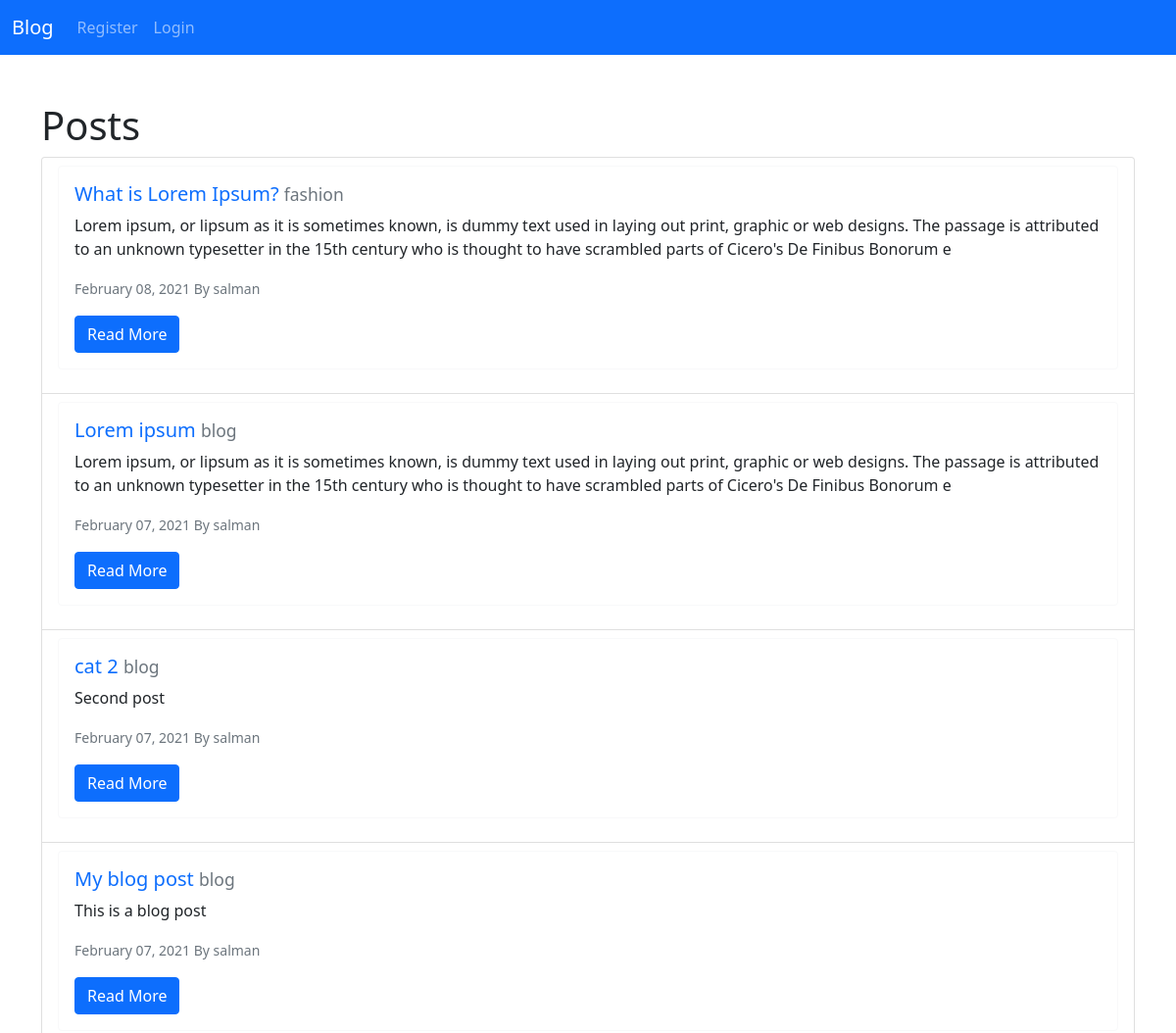
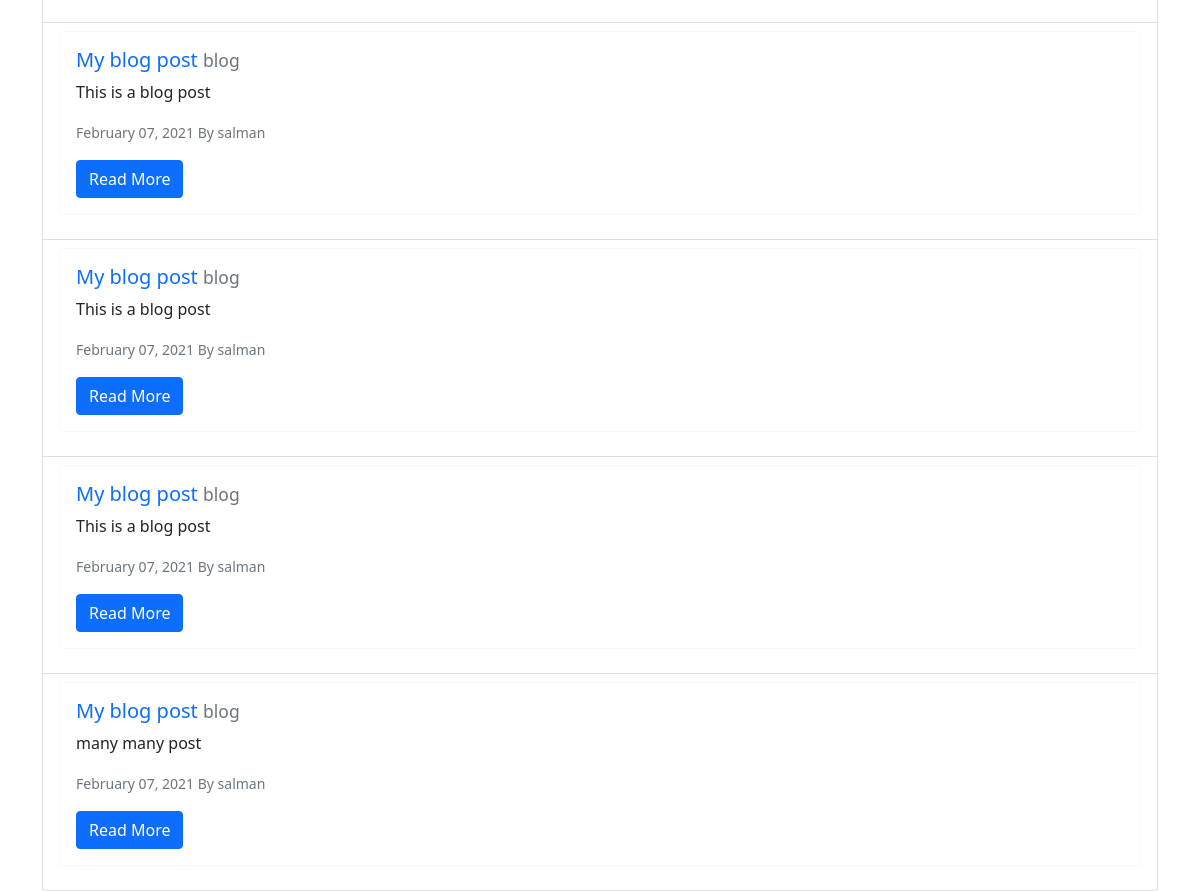
The page / on the database its author committed (2 pictures, top to bottom).
### post/models.py (models this page shows, shortened)
class Post(models.Model):
    title = models.CharField(max_length=255)
    author = models.ForeignKey(User, on_delete=models.CASCADE)
    body = models.TextField()
    created_at = models.DateTimeField(auto_now_add=True, blank=True)
    category = models.CharField(max_length=255, default='blog')
    class Meta:
        db_table = 'posts'

### post/views.py (the view)
class PostListView(generic.ListView):
    model = Post
    template_name = 'post_list.html'
    ordering = ('-created_at')

### post/templates/post_list.html (shortened to what this page needs)
{% extends 'base.html' %}
{% block content %}
<h1>Posts</h1>
<ul class="list-group">
    {% for post in post_list %}
    <li class="list-group-item">
        <div class="card border-light mb-3">
            <div class="card-body">
                <h5 class="card-title">
                    <a href="{% url 'post_detail_view' post.pk %}" class="text-decoration-none">{{ post.title}}</a>
                    <small class="text-muted">{{ post.category }}</small>
                </h5>
                <p class="card-text">{{ post.body|slice:":255" }}</p>
                <p class="card-text">
                    <small class="text-muted">{{ post.created_at|date:'F d, Y' }} By {{ post.author}}</small>
                </p>
                <a href="{% url 'post_detail_view' post.pk %}" class="btn btn-primary">Read More</a>
            </div>
        </div>
    </li>
    {% endfor %}
</ul>
{% endblock %}

### rows shown on the page
Post: title "What is Lorem Ipsum?", category "fashion", body "Lorem ipsum, or lipsum as it is sometimes known, is dummy text used in laying out print, graphic or web designs. The passage is attributed to an unknown typesetter in the 15th century who is thought to have scrambled parts of Cicero's De Finibus Bonorum e", created_at "February 08, 2021", author "salman"
Post: title "Lorem ipsum", category "blog", body "Lorem ipsum, or lipsum as it is sometimes known, is dummy text used in laying out print, graphic or web designs. The passage is attributed to an unknown typesetter in the 15th century who is thought to have scrambled parts of Cicero's De Finibus Bonorum e", created_at "February 07, 2021", author "salman"
Post: title "cat 2", category "blog", body "Second post", created_at "February 07, 2021", author "salman"
Post: title "My blog post", category "blog", body "This is a blog post", created_at "February 07, 2021", author "salman"
Post: title "My blog post", category "blog", body "This is a blog post", created_at "February 07, 2021", author "salman"
Post: title "My blog post", category "blog", body "This is a blog post", created_at "February 07, 2021", author "salman"
Post: title "My blog post", category "blog", body "This is a blog post", created_at "February 07, 2021", author "salman"
Post: title "My blog post", category "blog", body "many many post", created_at "February 07, 2021", author "salman"
